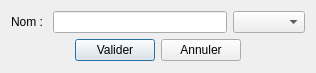
<?xml version="1.0" encoding="UTF-8"?>
<ui version="4.0">
 <class>UpdateTeacherDialog</class>
 <widget class="QDialog" name="UpdateTeacherDialog">
  <property name="geometry">
   <rect>
    <x>0</x>
    <y>0</y>
    <width>316</width>
    <height>73</height>
   </rect>
  </property>
  <property name="windowTitle">
   <string>Modification d'un enseignant</string>
  </property>
  <layout class="QVBoxLayout" name="verticalLayout">
   <item>
    <layout class="QHBoxLayout" name="horizontalLayout">
     <item>
      <widget class="QLabel" name="label">
       <property name="text">
        <string>Nom : </string>
       </property>
      </widget>
     </item>
     <item>
      <widget class="QLineEdit" name="lineEdit_name"/>
     </item>
     <item>
      <widget class="QComboBox" name="comboBox_subjects"/>
     </item>
    </layout>
   </item>
   <item>
    <layout class="QHBoxLayout" name="horizontalLayout_2">
     <item>
      <spacer name="horizontalSpacer">
       <property name="orientation">
        <enum>Qt::Horizontal</enum>
       </property>
       <property name="sizeHint" stdset="0">
        <size>
         <width>40</width>
         <height>20</height>
        </size>
       </property>
      </spacer>
     </item>
     <item>
      <widget class="QPushButton" name="pushButton_update">
       <property name="text">
        <string>Valider</string>
       </property>
      </widget>
     </item>
     <item>
      <widget class="QPushButton" name="pushButton_close">
       <property name="text">
        <string>Annuler</string>
       </property>
      </widget>
     </item>
     <item>
      <spacer name="horizontalSpacer_2">
       <property name="orientation">
        <enum>Qt::Horizontal</enum>
       </property>
       <property name="sizeHint" stdset="0">
        <size>
         <width>40</width>
         <height>20</height>
        </size>
       </property>
      </spacer>
     </item>
    </layout>
   </item>
  </layout>
 </widget>
 <resources/>
 <connections>
  <connection>
   <sender>pushButton_close</sender>
   <signal>clicked()</signal>
   <receiver>UpdateTeacherDialog</receiver>
   <slot>reject()</slot>
   <hints>
    <hint type="sourcelabel">
     <x>211</x>
     <y>82</y>
    </hint>
    <hint type="destinationlabel">
     <x>276</x>
     <y>75</y>
    </hint>
   </hints>
  </connection>
 </connections>
</ui>
